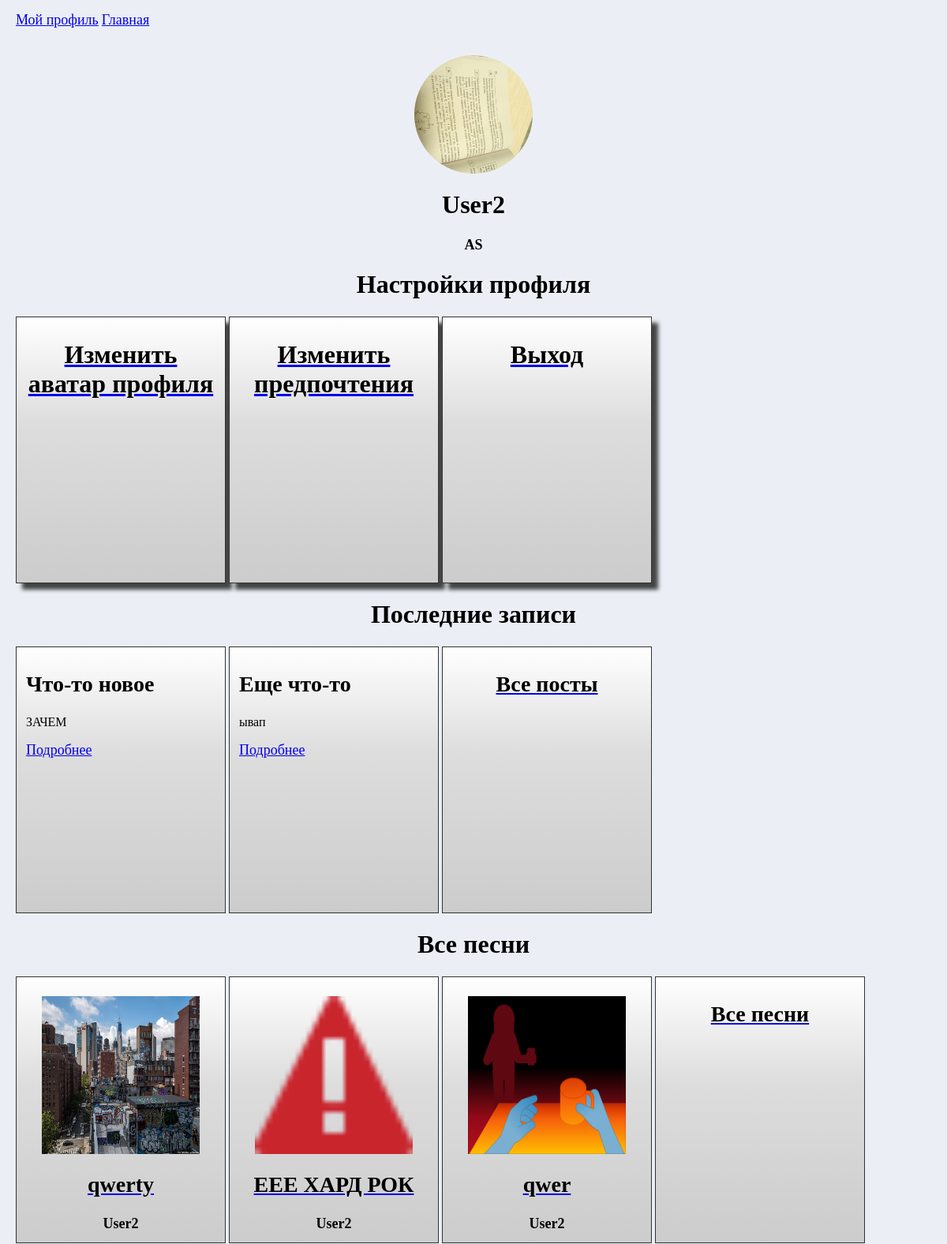
Before: /profile/2/head (signed in, upper part) with the older database file.
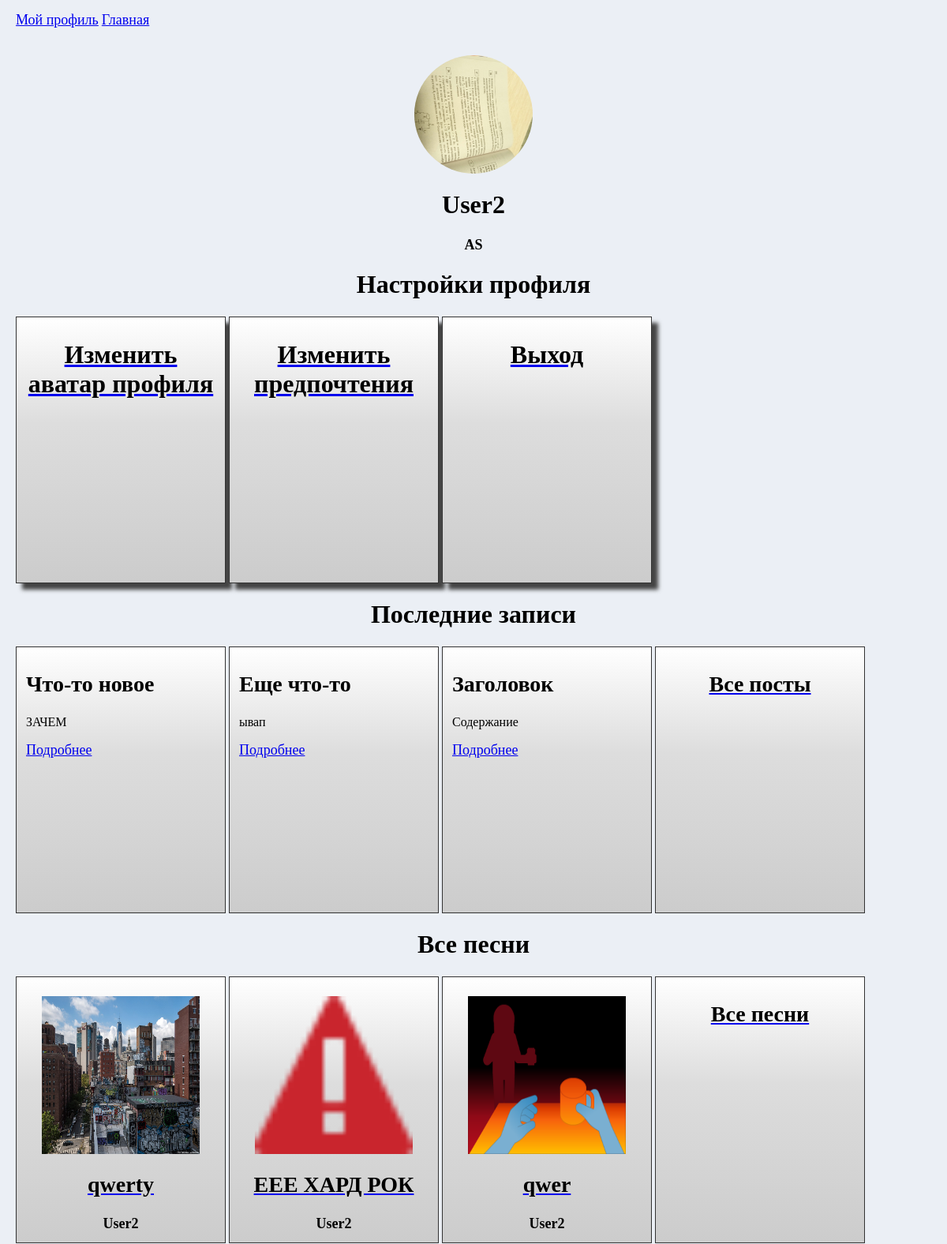
After: the same page with the newer database file.
### data/posts.py (models this page shows)
class Posts(SqlAlchemyBase):
    __tablename__ = 'posts'
    id = sqlalchemy.Column(sqlalchemy.Integer,
                           primary_key=True, autoincrement=True)
    title = sqlalchemy.Column(sqlalchemy.String, nullable=True)
    content = sqlalchemy.Column(sqlalchemy.String, nullable=True)
    created_date = sqlalchemy.Column(sqlalchemy.DateTime,
                                     default=datetime.datetime.now)
    user_id = sqlalchemy.Column(sqlalchemy.Integer,
                                sqlalchemy.ForeignKey("users.id"))
    user_link = sqlalchemy.Column(sqlalchemy.String)
    post_link = sqlalchemy.Column(sqlalchemy.String)
    likes = sqlalchemy.Column(sqlalchemy.Integer)
    user = orm.relationship('User')

### data/song.py (models this page shows)
class Song(SqlAlchemyBase):
    __tablename__ = 'songs'
    id = sqlalchemy.Column(sqlalchemy.Integer,
                           primary_key=True, autoincrement=True)
    title = sqlalchemy.Column(sqlalchemy.String, nullable=True)
    user_id = sqlalchemy.Column(sqlalchemy.Integer,
                                sqlalchemy.ForeignKey("users.id"))
    user_link = sqlalchemy.Column(sqlalchemy.String)
    cover = sqlalchemy.Column(sqlalchemy.String, default='pipstatic/inf/covers/classic.png')
    likes = sqlalchemy.Column(sqlalchemy.Integer)
    genre = sqlalchemy.Column(sqlalchemy.String, default='0')
    link_spotify = sqlalchemy.Column(sqlalchemy.String, default=None)
    link_yandex = sqlalchemy.Column(sqlalchemy.String, default=None)
    link_youtube = sqlalchemy.Column(sqlalchemy.String, default=None)
    user = orm.relationship('User')

### data/user.py (models this page shows, shortened)
class User(SqlAlchemyBase, UserMixin):
    __tablename__ = 'users'
    id = sqlalchemy.Column(sqlalchemy.Integer,
                           primary_key=True, autoincrement=True)
    name = sqlalchemy.Column(sqlalchemy.String, nullable=True)
    about = sqlalchemy.Column(sqlalchemy.String, nullable=True, default='No bio yet')
    email = sqlalchemy.Column(sqlalchemy.String,
                              index=True, unique=True, nullable=True)
    avatar = sqlalchemy.Column(sqlalchemy.String, default='/static/inf/avatars/classic_avatar.png')
    hashed_password = sqlalchemy.Column(sqlalchemy.String, nullable=True)
    created_date = sqlalchemy.Column(sqlalchemy.DateTime,
                                     default=datetime.datetime.now)
    genres = sqlalchemy.Column(sqlalchemy.String)
    type_user = sqlalchemy.Column(sqlalchemy.String, default='justuser')
    posts = orm.relationship("Posts", back_populates='user')
    def check_password(self, password):
        return check_password_hash(self.hashed_password, password)

### main.py (the view, shortened to what this page needs)
@app.route('/profile/<id_user>/<mode>', methods=['GET', 'POST'])
def page_of_user(id_user, mode):
    global img_ava
    current_user, userid, username = get_user_from_session()
    if current_user:
        user = db_sess.query(User).filter(User.id == int(id_user)).first()
        post = db_sess.query(Posts).filter(Posts.user_id == int(id_user))
        song = db_sess.query(Song).filter(Song.user_id == int(id_user))
        event = db_sess.query(Events).filter(Events.date >= datetime.datetime(
            datetime.datetime.now().year, datetime.datetime.now().month, datetime.datetime.now().day,
            datetime.datetime.now().hour, datetime.datetime.now().minute)).filter(Events.id == int(id_user))
        try:
            taste = list(map(int, user.genres.split(';')))
        except Exception:
            taste = []
        if mode == 'head':
            return render_template('user.html', current_user=current_user, link_user=f'/profile/{userid}/head',
                                   user=user, post=post, song=song, get_author=get_author, event=event,
                                   title=f"Страница {user.name}")
    else:
        return redirect('/')

### main.py (called while the page is built)
def get_user_from_session():
    try:
        user = 0
        mail = session['email']
        passw = session['password']
        if mail is not None and passw is not None:
            user = db_sess.query(User).filter(User.email == str(mail)).first()
        if user and user.check_password(passw):
            login_user(user)
            current_user = user
            userid = current_user.id
            username = current_user.name
            return current_user, userid, username
    except Exception:
        return None, None, None
    return None, None, None

def get_author(ids):
    user = db_sess.query(User).filter(User.id == int(ids)).first()
    return user.name

### templates/user.html (shortened to what this page needs)
{% extends 'base.html' %}
{% block content %}
<div style="margin: 20px">
<p style="display: flex;justify-content: center;"><img src={{user.avatar}} width="150px" height="150px" class="avatar"></p>
    {% if user.type_user == 'admin' %}
        <h1 style="display: flex;justify-content: center;">{{user.name}} (Админ)</h1>
    {% else %}
        <h1 style="display: flex;justify-content: center;">{{user.name}}</h1>
    {% endif %}
<h3 style="display: flex;justify-content: center;">{{user.about}}</h3>
{% if current_user.id == user.id %}
<h1 style="text-align: center; color: black;">Настройки профиля</h1>
<div class="user-posts">
    <a href="change-image"><h1 style="text-align: center; color: black;">Изменить аватар профиля</h1></a>
</div>
<div class="user-posts">
    <a href="change-genres"><h1 style="text-align: center; color: black;">Изменить предпочтения</h1></a>
</div>
<div class="user-posts">
    <a href="/logout"><h1 style="text-align: center; color: black;">Выход</h1></a>
</div>
{% endif %}
<h1 style="display: flex;justify-content: center;">Последние записи</h1>
    {% for elem in post[:3] %}
        <div class="start-post">
            <h2>{{elem.title}}</h2>
            <p>{{elem.content}}</p>
            <a href={{elem.post_link}}>Подробнее</a>
        </div>
    {% endfor %}
    <div class="start-post">
        <a href="all_posts"><h2 style="text-align: center; color: black;">Все посты</h2></a>
    </div>
    <h1 style="display: flex;justify-content: center;">Все песни</h1>
    {% for item in song[:3] %}
    <div class="start-song">
        <p style="display: flex;justify-content: center;"><img src={{item.cover}} onerror="this.src='/static/inf/covers/classic.png'"
            width="200px" height="200px"></p>
        <a href="/redirect-song/{{item.id}}"><h2 style="text-align: center; color: black;">{{ item.title }}</h2></a>
        <h3 style="text-align: center; color: black; margin-top: 15px;">{{get_author(item.user_id)}}</h3>
    </div>
    {% endfor %}
    <div class="start-post">
        <a href="all_songs"><h2 style="text-align: center; color: black;">Все песни</h2></a>
    </div>
</div>
{% endblock %}

Changed rows visible on the page:
added Posts: title "Заголовок", content "Содержание"
